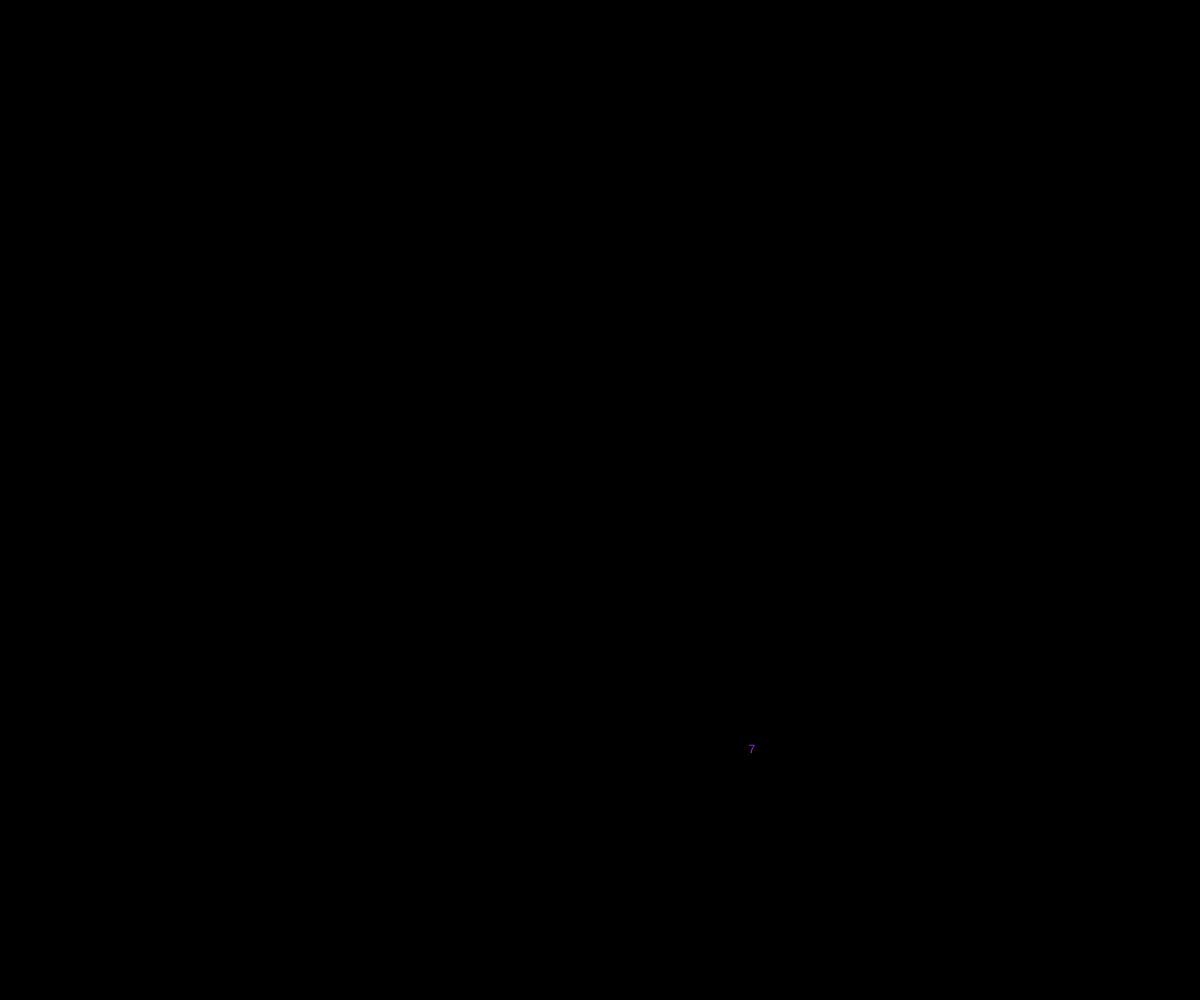
Frame 1 (no input)
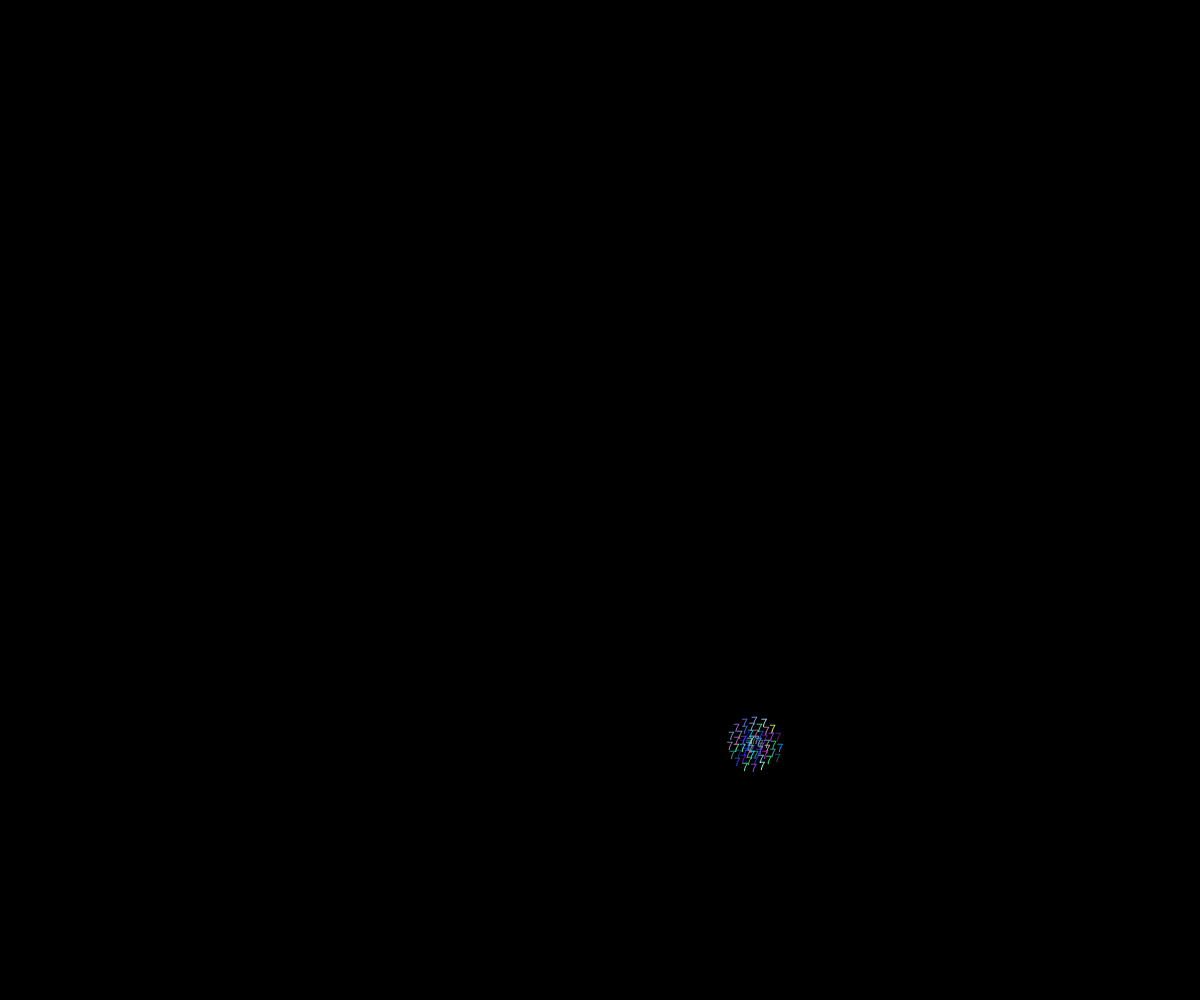
Frame 60 (no input)
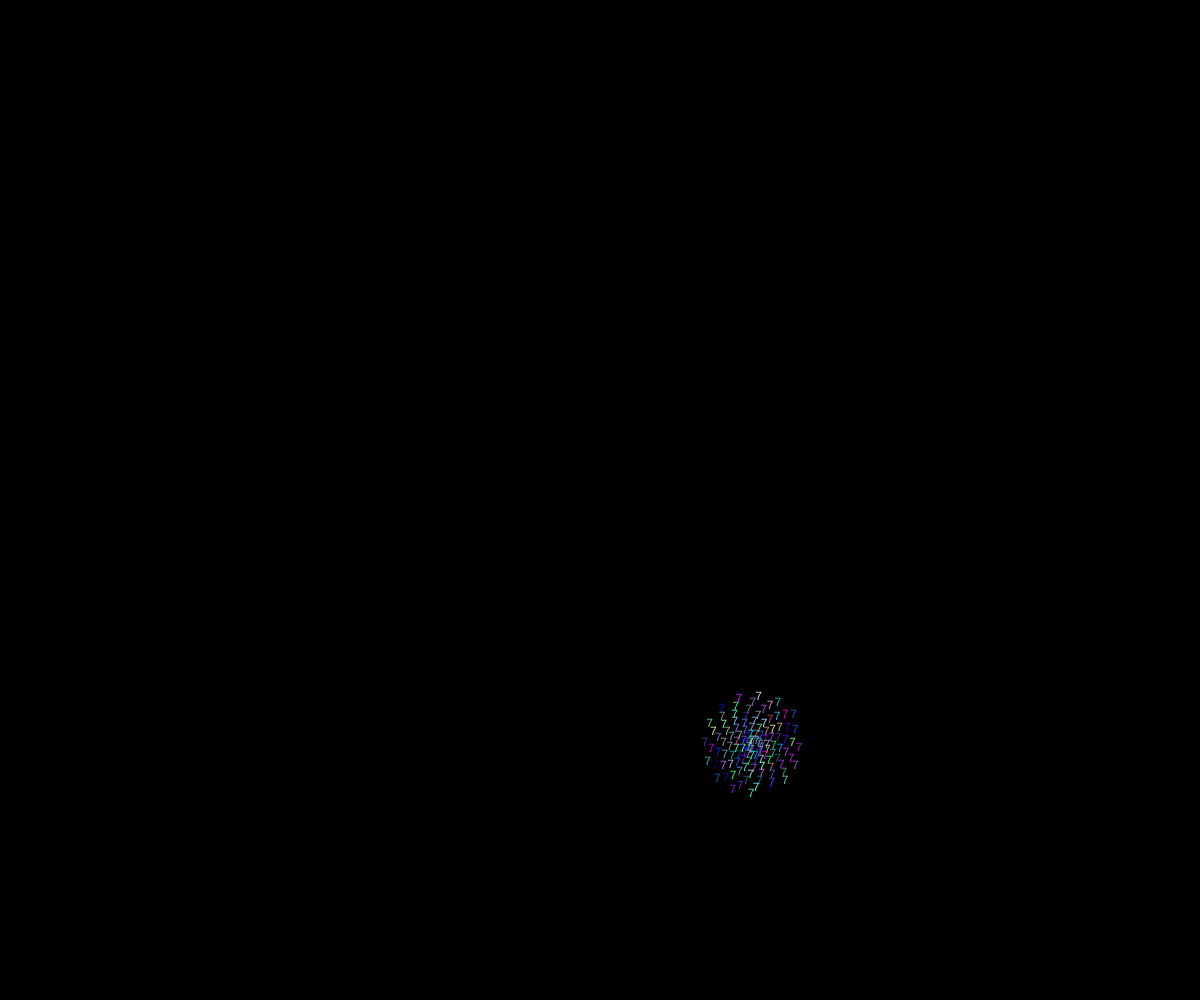
Frame 120 (the mouse pressed at the canvas centre since frame 60)

The p5.js sketch that drew these frames (run headless with seeded random() and noise() and a simulated clock; from frame 60 on, the mouse is pressed at the canvas centre):

// p5.js sketch
// ── sketch.js


var w = window.innerWidth;
var h = window.innerHeight;

var angle = 2.0;
var offset = 750;
var scalar = 3.5;
var speed = 0.4;
var col = {
  r: 255,
  g: 0,
  b: 0
};

function setup() { 
  createCanvas(w, h);
  noStroke();
  background (0);
} 

function draw() { 
  col.r = random(0, 200);
  col.g = random(0, 250);
  col.b = random(100, 250);
  var x = offset + cos(angle) * scalar;
  var y = offset + sin(angle) * scalar;
  fill(col.r, col.g, col.b);
  noStroke();
  text("7", x, y);
  angle += speed;
  scalar += speed;
  
}
// ── styles.css
body{
    overflow: hidden;
    margin: 0;
}
.mySliders{
    background-color: blue;
}

.sketch1{
    padding:15px;
    text-align: center;
    justify-content: center;
    left:25%;
    height:15%;
    width:80%;
    /* background-color: blueviolet; */
    border:4px solid;
    border-color: rgb(255, 255, 255);
    z-index: 3;
    margin-top: 10px;
    margin-left: 10px;
    box-shadow: 10px 5px 5px black;
  }

.togglebutton{
    position: absolute;
    top:3%;
    left:3%;
  }


  #menuslider {
    Position:absolute;
    display: flex;
    flex-direction: column;
    top:0;
    right:-200px;
    width:200px;
    height:100vh;
    background-color: grey;
    border-left:2px solid;
    transition: 1s;
    z-index: 2;
    
}
#menuslider.activated{
    right:0;
}
